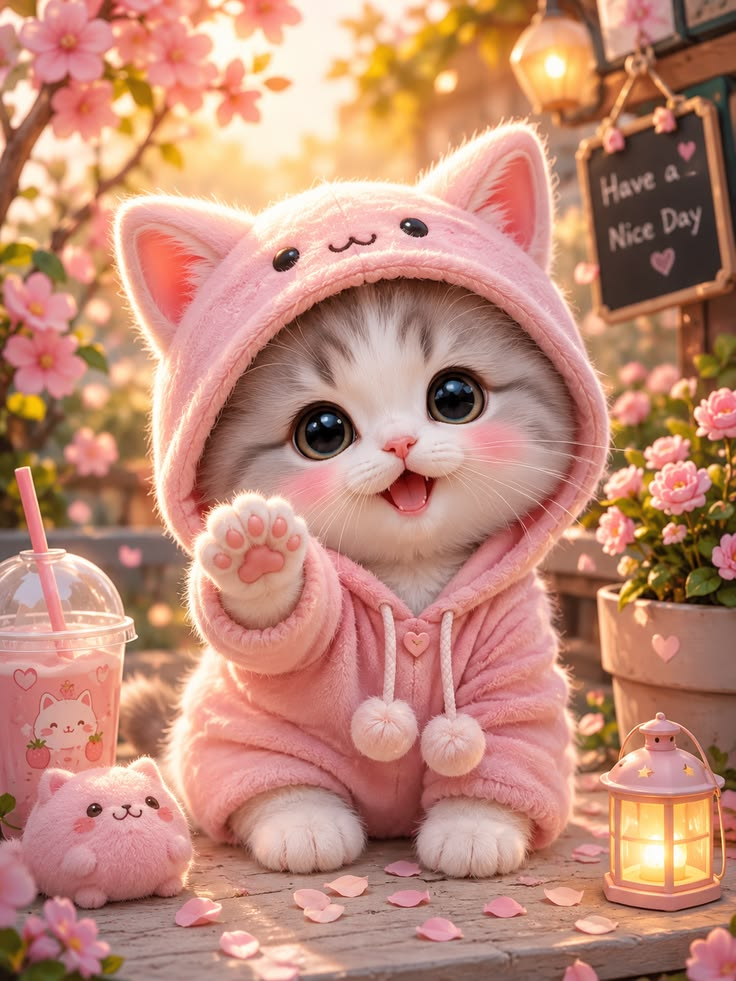
#> input picture sample.jpg, 736 x 981 px
$ python Q24_crop_roi.py
#> lines starting #> are read from the running program, lines starting #| are printed output that depends on the picture
import cv2

image = cv2.imread("sample.jpg")
#> image is the input picture: shape (981, 736, 3); mean B, G, R 119.8, 139.1, 192.2

roi = image[100:400, 150:500]
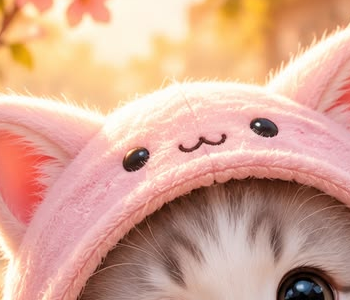
#> roi: shape (300, 350, 3); mean B, G, R 148.1, 168.6, 216.5

cv2.imwrite("roi.jpg", roi)

print("Rectangular ROI cropped successfully")
